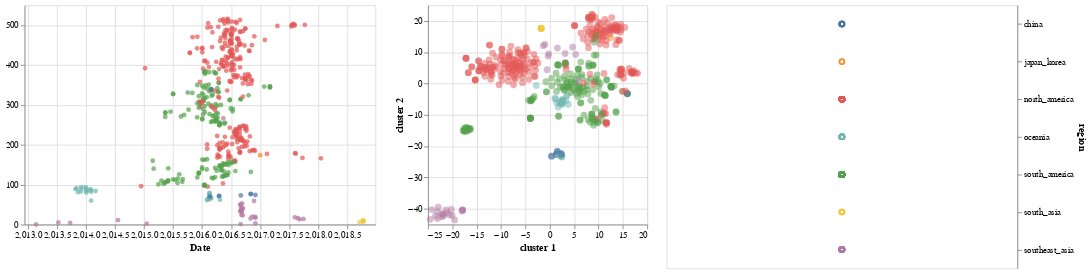

The code cell stored with this chart in its notebook:
### Code cell
import altair as alt

#brush = alt.selection(type='interval', resolve='global')
base = alt.Chart(merged_df)
selection = alt.selection_multi(fields=['region'])

color = alt.condition(selection,
                      alt.Color('region:N', legend=None),
                      alt.value('lightgray'))

TSNE1 = base.mark_circle(size=60).encode(
    x='cluster 1',
    y='cluster 2',
    opacity=alt.value(0.5),
    color=color,
    tooltip=['strain', 'region']
).add_selection(selection).properties(width=250,height=250)

#Make this into a website (view compiled vega -- gives you the javascript -- put that into a HTML script)
tree_name = base.mark_circle().encode(
    x=alt.X(
        "date:Q",
        scale=alt.Scale(domain=(node_df["date"].min() - 0.2, node_df["date"].max() + 0.2)),
        title="Date"
    ),
    y=alt.Y(
        "y:Q",
        title=""
    ),
    color=color,
    tooltip=["strain:N", "region:N", "date:Q"]
).add_selection(selection).properties(width=400,height=250)

legend = base.mark_point().encode(
    y=alt.Y('region:N', axis=alt.Axis(orient='right')),
    color=color
).add_selection(
    selection
)
#make region clickable
clickableTSNEChart = tree_name|TSNE1|legend
clickableTSNEChart.save('../Docs/TSNEClickable.html')
clickableTSNEChart
#Make this into a website (view compiled vega -- gives you the javascript -- put that into a HTML script)

### Figure 1 — Vega-Lite specification as saved in the notebook (floating-point values rounded to 4 significant figures; data arrays with more than 128 entries replaced by an {"elided": "..."} marker saying what was removed)
{"$schema": "https://vega.github.io/schema/vega-lite/v3.3.0.json", "config": {"mark": {"tooltip": null}, "view": {"height": 300, "width": 400}}, "data": {"name": "data-7183d4df6ce378bf6860ca5ffd4146aa"}, "datasets": {"data-7183d4df6ce378bf6860ca5ffd4146aa": {"elided": "486 records"}}, "hconcat": [{"encoding": {"color": {"condition": {"field": "region", "legend": null, "selection": "selector008", "type": "nominal"}, "value": "lightgray"}, "tooltip": [{"field": "strain", "type": "nominal"}, {"field": "region", "type": "nominal"}, {"field": "date", "type": "quantitative"}], "x": {"field": "date", "scale": {"domain": [2013.0, 2019.0]}, "title": "Date", "type": "quantitative"}, "y": {"field": "y", "title": "", "type": "quantitative"}}, "height": 250, "mark": "circle", "selection": {"selector008": {"fields": ["region"], "type": "multi"}}, "width": 400}, {"encoding": {"color": {"condition": {"field": "region", "legend": null, "selection": "selector008", "type": "nominal"}, "value": "lightgray"}, "opacity": {"value": 0.5}, "tooltip": [{"field": "strain", "type": "nominal"}, {"field": "region", "type": "nominal"}], "x": {"field": "cluster 1", "type": "quantitative"}, "y": {"field": "cluster 2", "type": "quantitative"}}, "height": 250, "mark": {"size": 60, "type": "circle"}, "selection": {"selector008": {"fields": ["region"], "type": "multi"}}, "width": 250}, {"encoding": {"color": {"condition": {"field": "region", "legend": null, "selection": "selector008", "type": "nominal"}, "value": "lightgray"}, "y": {"axis": {"orient": "right"}, "field": "region", "type": "nominal"}}, "mark": "point", "selection": {"selector008": {"fields": ["region"], "type": "multi"}}}]}
